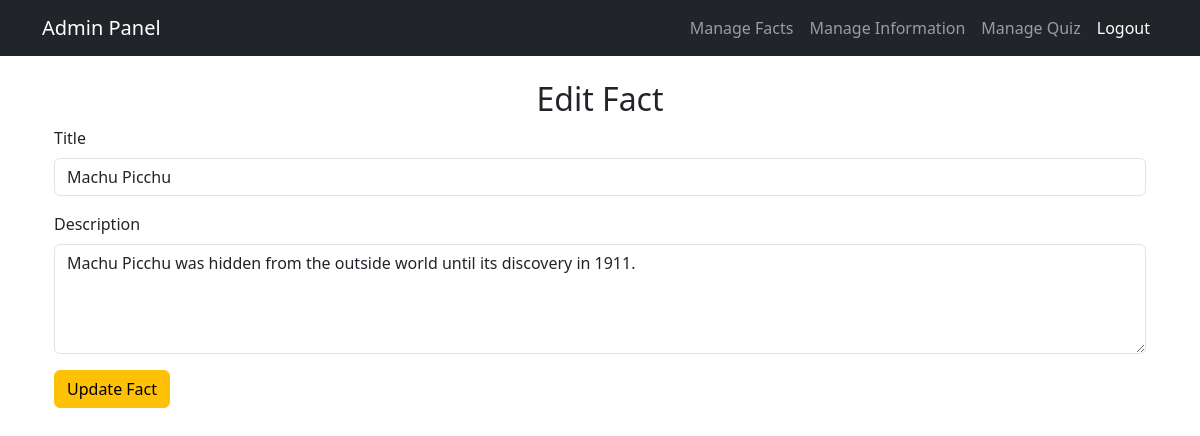
The page /admin/edit_fact/7 (signed in) on the database its author committed.
### app.py (models this page shows)
class Fact(db.Model):
    id = db.Column(db.Integer, primary_key=True)
    title = db.Column(db.String(200), nullable=False)
    description = db.Column(db.Text, nullable=False)

### app.py (the view)
@app.route('/admin/edit_fact/<int:id>', methods=['GET', 'POST'])
@login_required
def edit_fact(id):
    if current_user.role != 'admin':
        flash("Unauthorized access!", "danger")
        return redirect(url_for('admin_dashboard'))
    fact = Fact.query.get_or_404(id)
    if request.method == 'POST':
        fact.title = request.form['title']
        fact.description = request.form['description']
        db.session.commit()
        flash("Fact updated successfully!", "info")
        return redirect(url_for('manage_facts'))
    return render_template('admin/edit_fact.html', fact=fact)

### app.py (called while the page is built)
@login_manager.user_loader
def load_user(user_id):
    return User.query.get(int(user_id))

### templates/admin/edit_fact.html
{% extends "admin_base.html" %}
{% block content %}
<div class="container mt-4">
    <h2 class="text-center">Edit Fact</h2>
    <form method="POST">
        <div class="mb-3">
            <label class="form-label">Title</label>
            <input type="text" name="title" class="form-control" value="{{ fact.title }}" required>
        </div>
        <div class="mb-3">
            <label class="form-label">Description</label>
            <textarea name="description" class="form-control" rows="4" required>{{ fact.description }}</textarea>
        </div>
        <button type="submit" class="btn btn-warning">Update Fact</button>
    </form>
</div>
{% endblock %}

### rows shown on the page
Fact: title "Machu Picchu", description "Machu Picchu was hidden from the outside world until its discovery in 1911."
